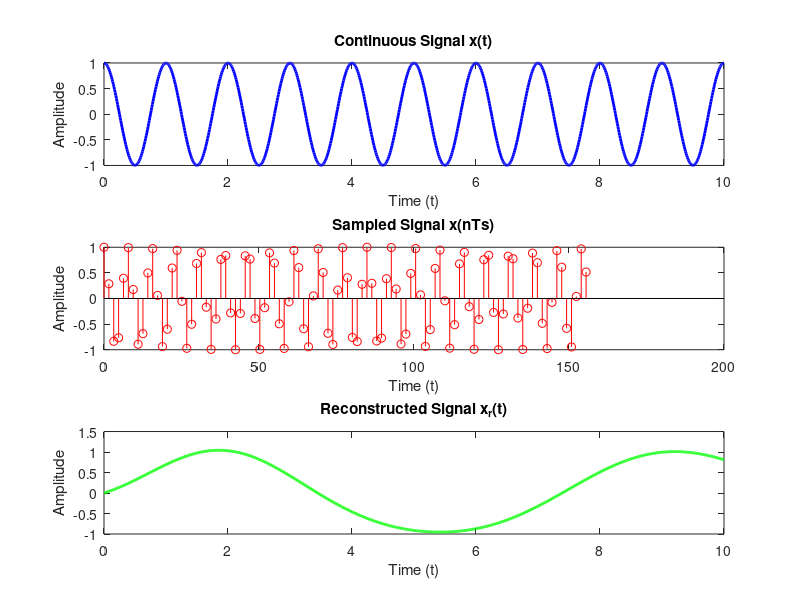

MATLAB code to generate this figure: (Note: this script raises an error after producing the figure.)
clc
clear
close all

% Parameters
wo = 2000*pi;  % Angular frequency
ws = pi/2;     % Sampling interval (given as omega_s)


t_continuous = linspace(0, 10, 1000); 

x_continuous = cos(wo * t_continuous);

n_samples = 100;  

n = 0:(n_samples - 1);  
t_sampled = n * ws;  
x_sampled = cos(wo * t_sampled);

t_reconstructed = linspace(0, 10, 1000);  
x_reconstructed = zeros(size(t_reconstructed));

for n = 1:n_samples
    x_reconstructed = x_reconstructed + x_sampled(n) * sinc((t_reconstructed - n*ws) / ws);
end

% Plot
figure;
subplot(3,1,1);
plot(t_continuous, x_continuous, 'b', 'LineWidth', 2);
title('Continuous Signal x(t)');
xlabel('Time (t)');
ylabel('Amplitude');

subplot(3,1,2);
stem(t_sampled, x_sampled, 'r', 'Marker', 'o');
title('Sampled Signal x(nTs)');
xlabel('Time (t)');
ylabel('Amplitude');

subplot(3,1,3);
plot(t_reconstructed, x_reconstructed, 'g', 'LineWidth', 2);
title('Reconstructed Signal x_r(t)');
xlabel('Time (t)');
ylabel('Amplitude');

% Adjust subplot spacing
sgtitle('Signal Reconstruction');
